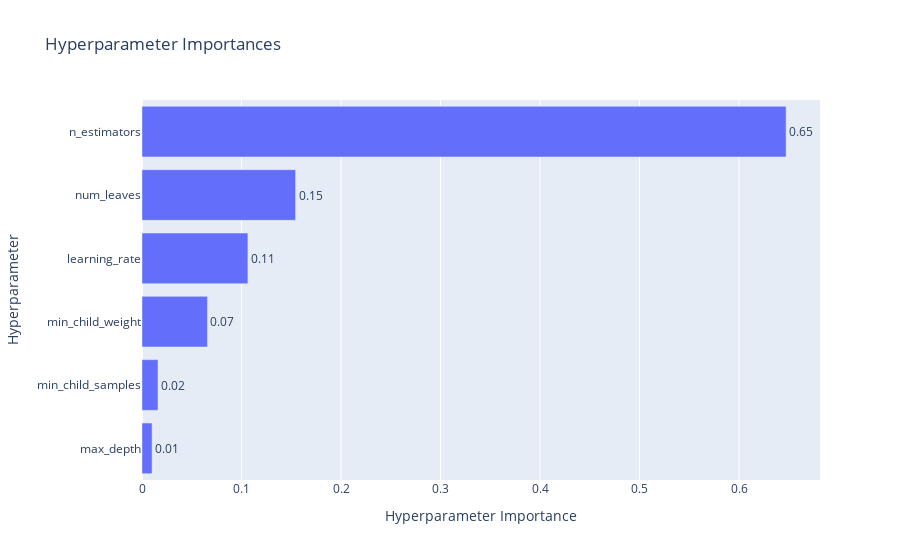
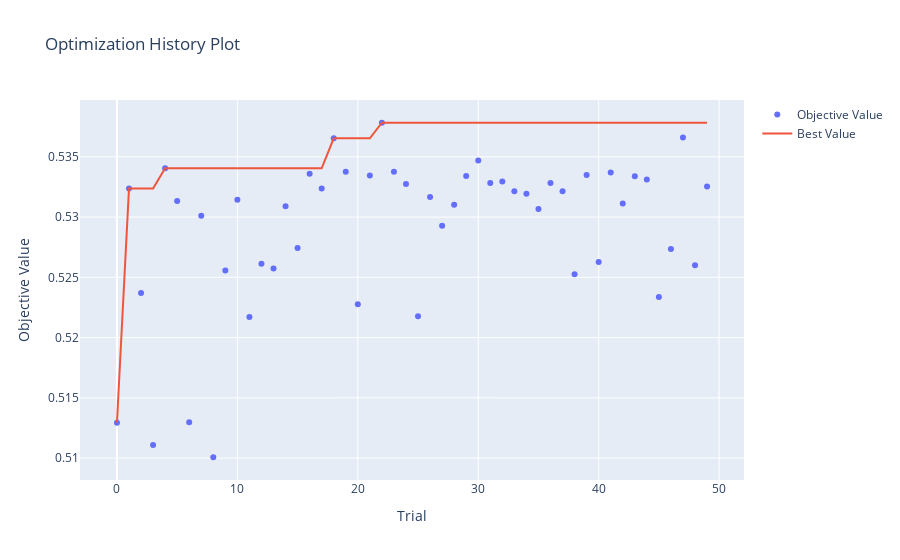
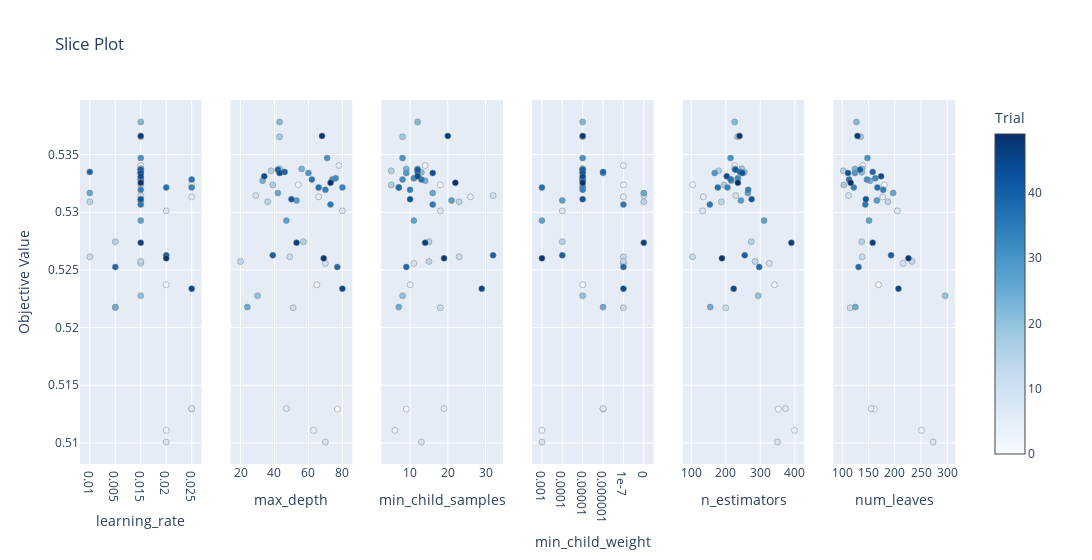

Notebook cell for these charts, in order:
### Code cell
best_params = study.best_params
print(f"Best Params: {best_params}")
optuna.visualization.plot_param_importances(study).show()
optuna.visualization.plot_optimization_history(study).show()
optuna.visualization.plot_slice(study).show()

### Figure 1 — Plotly figure (JSON) as saved in the notebook; plotly's stock layout.template omitted (floating-point values rounded to 4 significant figures)
{"data": [{"cliponaxis": false, "hovertemplate": ["max_depth (IntDistribution): 0.01012380979629119<extra></extra>", "min_child_samples (IntDistribution): 0.016063943718488898<extra></extra>", "min_child_weight (CategoricalDistribution): 0.06573564886880533<extra></extra>", "learning_rate (CategoricalDistribution): 0.10644087025093757<extra></extra>", "num_leaves (IntDistribution): 0.15432529551607663<extra></extra>", "n_estimators (IntDistribution): 0.6473104318494004<extra></extra>"], "name": "Objective Value", "orientation": "h", "text": ["0.01", "0.02", "0.07", "0.11", "0.15", "0.65"], "textposition": "outside", "type": "bar", "x": [0.01012, 0.01606, 0.06574, 0.1064, 0.1543, 0.6473], "y": ["max_depth", "min_child_samples", "min_child_weight", "learning_rate", "num_leaves", "n_estimators"]}], "layout": {"title": {"text": "Hyperparameter Importances"}, "xaxis": {"title": {"text": "Hyperparameter Importance"}}, "yaxis": {"title": {"text": "Hyperparameter"}}}}

### Figure 2 — Plotly figure (JSON) as saved in the notebook; plotly's stock layout.template omitted (floating-point values rounded to 4 significant figures)
{"data": [{"mode": "markers", "name": "Objective Value", "type": "scatter", "x": [0, 1, 2, 3, 4, 5, 6, 7, 8, 9, 10, 11, 12, 13, 14, 15, 16, 17, 18, 19, 20, 21, 22, 23, 24, 25, 26, 27, 28, 29, 30, 31, 32, 33, 34, 35, 36, 37, 38, 39, 40, 41, 42, 43, 44, 45, 46, 47, 48, 49], "y": [0.5129, 0.5324, 0.5237, 0.5111, 0.5341, 0.5313, 0.513, 0.5301, 0.5101, 0.5256, 0.5314, 0.5217, 0.5261, 0.5257, 0.5309, 0.5274, 0.5336, 0.5324, 0.5365, 0.5338, 0.5228, 0.5335, 0.5378, 0.5338, 0.5327, 0.5218, 0.5317, 0.5293, 0.531, 0.5334, 0.5347, 0.5328, 0.5329, 0.5322, 0.5319, 0.5307, 0.5328, 0.5321, 0.5252, 0.5335, 0.5263, 0.5337, 0.5311, 0.5334, 0.5331, 0.5234, 0.5274, 0.5366, 0.526, 0.5325]}, {"mode": "lines", "name": "Best Value", "type": "scatter", "x": [0, 1, 2, 3, 4, 5, 6, 7, 8, 9, 10, 11, 12, 13, 14, 15, 16, 17, 18, 19, 20, 21, 22, 23, 24, 25, 26, 27, 28, 29, 30, 31, 32, 33, 34, 35, 36, 37, 38, 39, 40, 41, 42, 43, 44, 45, 46, 47, 48, 49], "y": [0.5129, 0.5324, 0.5324, 0.5324, 0.5341, 0.5341, 0.5341, 0.5341, 0.5341, 0.5341, 0.5341, 0.5341, 0.5341, 0.5341, 0.5341, 0.5341, 0.5341, 0.5341, 0.5365, 0.5365, 0.5365, 0.5365, 0.5378, 0.5378, 0.5378, 0.5378, 0.5378, 0.5378, 0.5378, 0.5378, 0.5378, 0.5378, 0.5378, 0.5378, 0.5378, 0.5378, 0.5378, 0.5378, 0.5378, 0.5378, 0.5378, 0.5378, 0.5378, 0.5378, 0.5378, 0.5378, 0.5378, 0.5378, 0.5378, 0.5378]}, {"marker": {"color": "#cccccc"}, "mode": "markers", "name": "Infeasible Trial", "showlegend": false, "type": "scatter", "x": [], "y": []}], "layout": {"title": {"text": "Optimization History Plot"}, "xaxis": {"title": {"text": "Trial"}}, "yaxis": {"title": {"text": "Objective Value"}}}}

### Figure 3 — Plotly figure (JSON) as saved in the notebook; plotly's stock layout.template omitted (floating-point values rounded to 4 significant figures)
{"data": [{"marker": {"color": [0, 1, 2, 3, 4, 5, 6, 7, 8, 9, 10, 11, 12, 13, 14, 15, 16, 17, 18, 19, 20, 21, 22, 23, 24, 25, 26, 27, 28, 29, 30, 31, 32, 33, 34, 35, 36, 37, 38, 39, 40, 41, 42, 43, 44, 45, 46, 47, 48, 49], "colorbar": {"title": {"text": "Trial"}, "x": 1, "xpad": 40}, "colorscale": [[0, "rgb(247,251,255)"], [0.125, "rgb(222,235,247)"], [0.25, "rgb(198,219,239)"], [0.375, "rgb(158,202,225)"], [0.5, "rgb(107,174,214)"], [0.625, "rgb(66,146,198)"], [0.75, "rgb(33,113,181)"], [0.875, "rgb(8,81,156)"], [1, "rgb(8,48,107)"]], "line": {"color": "Grey", "width": 0.5}, "showscale": true}, "mode": "markers", "name": "Feasible Trial", "showlegend": false, "type": "scatter", "x": [0.025, 0.025, 0.02, 0.02, 0.015, 0.025, 0.025, 0.02, 0.02, 0.015, 0.015, 0.005, 0.01, 0.015, 0.01, 0.005, 0.015, 0.015, 0.015, 0.015, 0.015, 0.015, 0.015, 0.015, 0.015, 0.005, 0.01, 0.015, 0.015, 0.015, 0.015, 0.015, 0.015, 0.025, 0.015, 0.015, 0.025, 0.02, 0.005, 0.01, 0.02, 0.015, 0.015, 0.015, 0.015, 0.025, 0.015, 0.015, 0.02, 0.015], "xaxis": "x", "y": [0.5129, 0.5324, 0.5237, 0.5111, 0.5341, 0.5313, 0.513, 0.5301, 0.5101, 0.5256, 0.5314, 0.5217, 0.5261, 0.5257, 0.5309, 0.5274, 0.5336, 0.5324, 0.5365, 0.5338, 0.5228, 0.5335, 0.5378, 0.5338, 0.5327, 0.5218, 0.5317, 0.5293, 0.531, 0.5334, 0.5347, 0.5328, 0.5329, 0.5322, 0.5319, 0.5307, 0.5328, 0.5321, 0.5252, 0.5335, 0.5263, 0.5337, 0.5311, 0.5334, 0.5331, 0.5234, 0.5274, 0.5366, 0.526, 0.5325], "yaxis": "y"}, {"marker": {"color": [0, 1, 2, 3, 4, 5, 6, 7, 8, 9, 10, 11, 12, 13, 14, 15, 16, 17, 18, 19, 20, 21, 22, 23, 24, 25, 26, 27, 28, 29, 30, 31, 32, 33, 34, 35, 36, 37, 38, 39, 40, 41, 42, 43, 44, 45, 46, 47, 48, 49], "colorbar": {"title": {"text": "Trial"}, "x": 1, "xpad": 40}, "colorscale": [[0, "rgb(247,251,255)"], [0.125, "rgb(222,235,247)"], [0.25, "rgb(198,219,239)"], [0.375, "rgb(158,202,225)"], [0.5, "rgb(107,174,214)"], [0.625, "rgb(66,146,198)"], [0.75, "rgb(33,113,181)"], [0.875, "rgb(8,81,156)"], [1, "rgb(8,48,107)"]], "line": {"color": "Grey", "width": 0.5}, "showscale": false}, "mode": "markers", "name": "Feasible Trial", "showlegend": false, "type": "scatter", "x": [77, 54, 65, 63, 78, 66, 47, 80, 70, 70, 29, 51, 49, 20, 36, 57, 38, 39, 43, 43, 30, 44, 43, 56, 33, 24, 42, 47, 53, 60, 71, 74, 76, 80, 70, 73, 62, 66, 77, 46, 39, 42, 50, 43, 34, 80, 53, 68, 69, 73], "xaxis": "x2", "y": [0.5129, 0.5324, 0.5237, 0.5111, 0.5341, 0.5313, 0.513, 0.5301, 0.5101, 0.5256, 0.5314, 0.5217, 0.5261, 0.5257, 0.5309, 0.5274, 0.5336, 0.5324, 0.5365, 0.5338, 0.5228, 0.5335, 0.5378, 0.5338, 0.5327, 0.5218, 0.5317, 0.5293, 0.531, 0.5334, 0.5347, 0.5328, 0.5329, 0.5322, 0.5319, 0.5307, 0.5328, 0.5321, 0.5252, 0.5335, 0.5263, 0.5337, 0.5311, 0.5334, 0.5331, 0.5234, 0.5274, 0.5366, 0.526, 0.5325], "yaxis": "y2"}, {"marker": {"color": [0, 1, 2, 3, 4, 5, 6, 7, 8, 9, 10, 11, 12, 13, 14, 15, 16, 17, 18, 19, 20, 21, 22, 23, 24, 25, 26, 27, 28, 29, 30, 31, 32, 33, 34, 35, 36, 37, 38, 39, 40, 41, 42, 43, 44, 45, 46, 47, 48, 49], "colorbar": {"title": {"text": "Trial"}, "x": 1, "xpad": 40}, "colorscale": [[0, "rgb(247,251,255)"], [0.125, "rgb(222,235,247)"], [0.25, "rgb(198,219,239)"], [0.375, "rgb(158,202,225)"], [0.5, "rgb(107,174,214)"], [0.625, "rgb(66,146,198)"], [0.75, "rgb(33,113,181)"], [0.875, "rgb(8,81,156)"], [1, "rgb(8,48,107)"]], "line": {"color": "Grey", "width": 0.5}, "showscale": false}, "mode": "markers", "name": "Feasible Trial", "showlegend": false, "type": "scatter", "x": [9, 18, 10, 6, 14, 26, 19, 18, 13, 11, 32, 18, 23, 15, 23, 15, 5, 5, 8, 12, 8, 13, 12, 9, 14, 7, 16, 11, 21, 9, 8, 8, 11, 7, 10, 16, 13, 7, 9, 12, 32, 12, 10, 16, 12, 29, 14, 20, 19, 22], "xaxis": "x3", "y": [0.5129, 0.5324, 0.5237, 0.5111, 0.5341, 0.5313, 0.513, 0.5301, 0.5101, 0.5256, 0.5314, 0.5217, 0.5261, 0.5257, 0.5309, 0.5274, 0.5336, 0.5324, 0.5365, 0.5338, 0.5228, 0.5335, 0.5378, 0.5338, 0.5327, 0.5218, 0.5317, 0.5293, 0.531, 0.5334, 0.5347, 0.5328, 0.5329, 0.5322, 0.5319, 0.5307, 0.5328, 0.5321, 0.5252, 0.5335, 0.5263, 0.5337, 0.5311, 0.5334, 0.5331, 0.5234, 0.5274, 0.5366, 0.526, 0.5325], "yaxis": "y3"}, {"marker": {"color": [0, 1, 2, 3, 4, 5, 6, 7, 8, 9, 10, 11, 12, 13, 14, 15, 16, 17, 18, 19, 20, 21, 22, 23, 24, 25, 26, 27, 28, 29, 30, 31, 32, 33, 34, 35, 36, 37, 38, 39, 40, 41, 42, 43, 44, 45, 46, 47, 48, 49], "colorbar": {"title": {"text": "Trial"}, "x": 1, "xpad": 40}, "colorscale": [[0, "rgb(247,251,255)"], [0.125, "rgb(222,235,247)"], [0.25, "rgb(198,219,239)"], [0.375, "rgb(158,202,225)"], [0.5, "rgb(107,174,214)"], [0.625, "rgb(66,146,198)"], [0.75, "rgb(33,113,181)"], [0.875, "rgb(8,81,156)"], [1, "rgb(8,48,107)"]], "line": {"color": "Grey", "width": 0.5}, "showscale": false}, "mode": "markers", "name": "Feasible Trial", "showlegend": false, "type": "scatter", "x": [1e-06, 1e-07, 1e-05, 0.001, 1e-07, 1e-07, 1e-06, 0.0001, 0.001, 1e-07, 0, 1e-07, 1e-07, 1e-07, 0, 0.0001, 1e-05, 1e-05, 1e-05, 1e-05, 1e-05, 1e-05, 1e-05, 1e-05, 1e-05, 1e-06, 0, 0.001, 0.0001, 1e-06, 1e-05, 1e-05, 1e-05, 1e-05, 1e-05, 1e-07, 1e-05, 0.001, 1e-07, 1e-06, 0.0001, 1e-05, 1e-05, 1e-05, 1e-05, 1e-07, 0, 1e-05, 0.001, 1e-05], "xaxis": "x4", "y": [0.5129, 0.5324, 0.5237, 0.5111, 0.5341, 0.5313, 0.513, 0.5301, 0.5101, 0.5256, 0.5314, 0.5217, 0.5261, 0.5257, 0.5309, 0.5274, 0.5336, 0.5324, 0.5365, 0.5338, 0.5228, 0.5335, 0.5378, 0.5338, 0.5327, 0.5218, 0.5317, 0.5293, 0.531, 0.5334, 0.5347, 0.5328, 0.5329, 0.5322, 0.5319, 0.5307, 0.5328, 0.5321, 0.5252, 0.5335, 0.5263, 0.5337, 0.5311, 0.5334, 0.5331, 0.5234, 0.5274, 0.5366, 0.526, 0.5325], "yaxis": "y4"}, {"marker": {"color": [0, 1, 2, 3, 4, 5, 6, 7, 8, 9, 10, 11, 12, 13, 14, 15, 16, 17, 18, 19, 20, 21, 22, 23, 24, 25, 26, 27, 28, 29, 30, 31, 32, 33, 34, 35, 36, 37, 38, 39, 40, 41, 42, 43, 44, 45, 46, 47, 48, 49], "colorbar": {"title": {"text": "Trial"}, "x": 1, "xpad": 40}, "colorscale": [[0, "rgb(247,251,255)"], [0.125, "rgb(222,235,247)"], [0.25, "rgb(198,219,239)"], [0.375, "rgb(158,202,225)"], [0.5, "rgb(107,174,214)"], [0.625, "rgb(66,146,198)"], [0.75, "rgb(33,113,181)"], [0.875, "rgb(8,81,156)"], [1, "rgb(8,48,107)"]], "line": {"color": "Grey", "width": 0.5}, "showscale": false}, "mode": "markers", "name": "Feasible Trial", "showlegend": false, "type": "scatter", "x": [352, 104, 341, 399, 226, 135, 373, 133, 350, 326, 229, 200, 104, 285, 187, 274, 179, 195, 234, 246, 294, 254, 226, 226, 216, 155, 264, 311, 244, 168, 214, 215, 235, 205, 265, 154, 214, 177, 297, 241, 255, 228, 275, 248, 203, 223, 390, 240, 189, 235], "xaxis": "x5", "y": [0.5129, 0.5324, 0.5237, 0.5111, 0.5341, 0.5313, 0.513, 0.5301, 0.5101, 0.5256, 0.5314, 0.5217, 0.5261, 0.5257, 0.5309, 0.5274, 0.5336, 0.5324, 0.5365, 0.5338, 0.5228, 0.5335, 0.5378, 0.5338, 0.5327, 0.5218, 0.5317, 0.5293, 0.531, 0.5334, 0.5347, 0.5328, 0.5329, 0.5322, 0.5319, 0.5307, 0.5328, 0.5321, 0.5252, 0.5335, 0.5263, 0.5337, 0.5311, 0.5334, 0.5331, 0.5234, 0.5274, 0.5366, 0.526, 0.5325], "yaxis": "y5"}, {"marker": {"color": [0, 1, 2, 3, 4, 5, 6, 7, 8, 9, 10, 11, 12, 13, 14, 15, 16, 17, 18, 19, 20, 21, 22, 23, 24, 25, 26, 27, 28, 29, 30, 31, 32, 33, 34, 35, 36, 37, 38, 39, 40, 41, 42, 43, 44, 45, 46, 47, 48, 49], "colorbar": {"title": {"text": "Trial"}, "x": 1, "xpad": 40}, "colorscale": [[0, "rgb(247,251,255)"], [0.125, "rgb(222,235,247)"], [0.25, "rgb(198,219,239)"], [0.375, "rgb(158,202,225)"], [0.5, "rgb(107,174,214)"], [0.625, "rgb(66,146,198)"], [0.75, "rgb(33,113,181)"], [0.875, "rgb(8,81,156)"], [1, "rgb(8,48,107)"]], "line": {"color": "Grey", "width": 0.5}, "showscale": false}, "mode": "markers", "name": "Feasible Trial", "showlegend": false, "type": "scatter", "x": [161, 180, 169, 251, 139, 177, 155, 205, 273, 216, 112, 115, 138, 233, 187, 137, 102, 103, 135, 138, 296, 137, 127, 124, 153, 125, 197, 151, 166, 124, 148, 147, 163, 122, 178, 144, 113, 167, 131, 158, 193, 134, 145, 111, 174, 207, 158, 129, 226, 116], "xaxis": "x6", "y": [0.5129, 0.5324, 0.5237, 0.5111, 0.5341, 0.5313, 0.513, 0.5301, 0.5101, 0.5256, 0.5314, 0.5217, 0.5261, 0.5257, 0.5309, 0.5274, 0.5336, 0.5324, 0.5365, 0.5338, 0.5228, 0.5335, 0.5378, 0.5338, 0.5327, 0.5218, 0.5317, 0.5293, 0.531, 0.5334, 0.5347, 0.5328, 0.5329, 0.5322, 0.5319, 0.5307, 0.5328, 0.5321, 0.5252, 0.5335, 0.5263, 0.5337, 0.5311, 0.5334, 0.5331, 0.5234, 0.5274, 0.5366, 0.526, 0.5325], "yaxis": "y6"}], "layout": {"title": {"text": "Slice Plot"}, "width": 1800, "xaxis": {"anchor": "y", "categoryarray": [0.01, 0.005, 0.015, 0.02, 0.025], "categoryorder": "array", "domain": [0, 0.1389], "title": {"text": "learning_rate"}, "type": "category"}, "xaxis2": {"anchor": "y2", "domain": [0.1722, 0.3111], "title": {"text": "max_depth"}}, "xaxis3": {"anchor": "y3", "domain": [0.3444, 0.4833], "title": {"text": "min_child_samples"}}, "xaxis4": {"anchor": "y4", "categoryarray": [0.001, 0.0001, 1e-05, 1e-06, 1e-07, 0], "categoryorder": "array", "domain": [0.5167, 0.6556], "title": {"text": "min_child_weight"}, "type": "category"}, "xaxis5": {"anchor": "y5", "domain": [0.6889, 0.8278], "title": {"text": "n_estimators"}}, "xaxis6": {"anchor": "y6", "domain": [0.8611, 1], "title": {"text": "num_leaves"}}, "yaxis": {"anchor": "x", "domain": [0, 1], "title": {"text": "Objective Value"}}, "yaxis2": {"anchor": "x2", "domain": [0, 1], "matches": "y", "showticklabels": false}, "yaxis3": {"anchor": "x3", "domain": [0, 1], "matches": "y", "showticklabels": false}, "yaxis4": {"anchor": "x4", "domain": [0, 1], "matches": "y", "showticklabels": false}, "yaxis5": {"anchor": "x5", "domain": [0, 1], "matches": "y", "showticklabels": false}, "yaxis6": {"anchor": "x6", "domain": [0, 1], "matches": "y", "showticklabels": false}}}
